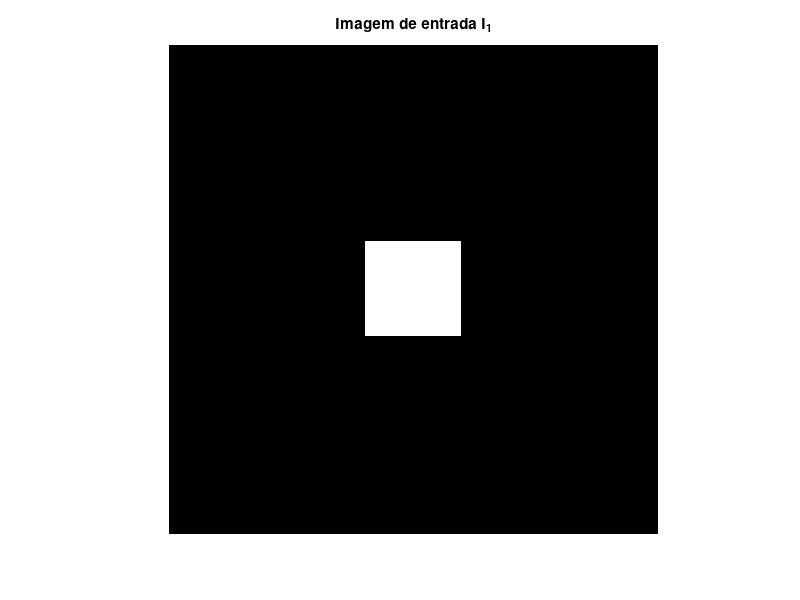
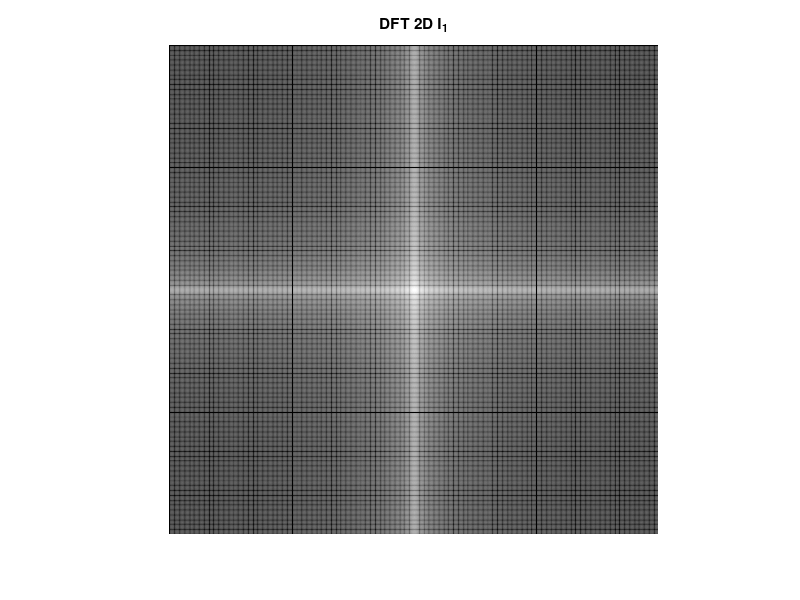
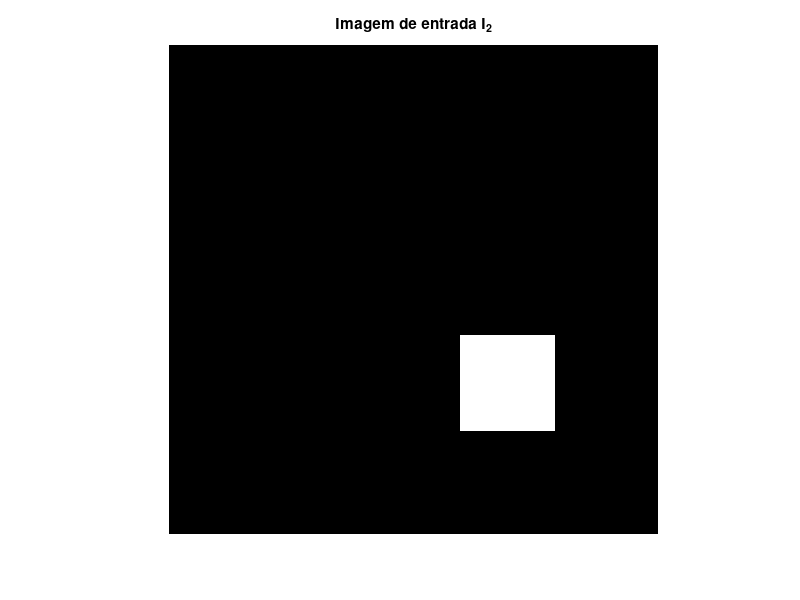
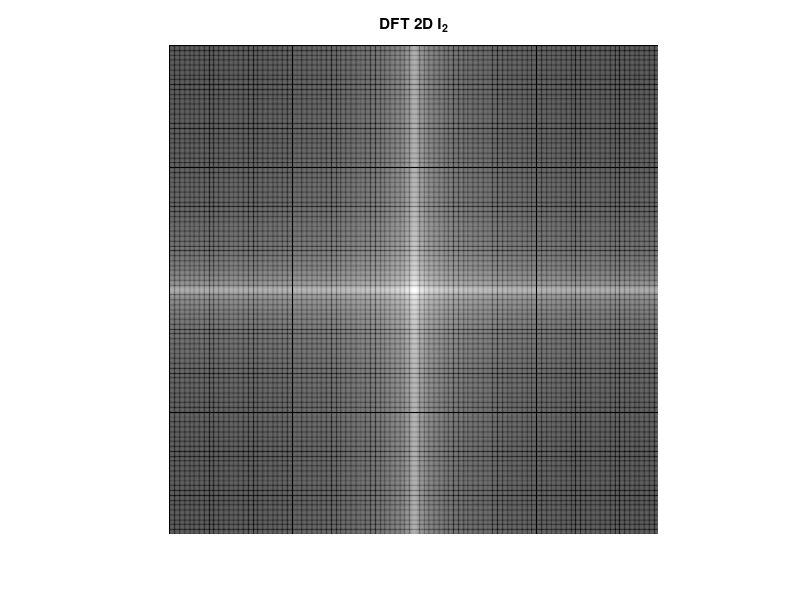

Reproduce these figures in MATLAB, in order.
%% Atividade 06

clear all; close all; clc

% Ex - 02

image1 = zeros(512,512);
image1(206:305,206:305) = 255;
imag_1 = image1;
%figure
%imshow(imag_1), title('Centro');

image2 = zeros(512,512);
image2(305:404,305:404) = 255;
imag_2 = image2;
%figure
%imshow(imag_2), title('Rotação');

image3 = zeros(512,512);
image3(206:306,351:450) = 255;
imag_3 = image3;
%figure
%imshow(imag_3), title('Translação');

I_1 = double(imag_1);
I_2 = double(imag_2);
I_3 = double(imag_3);

% DFT 2D I_1
dft_I_1 = fft2(I_1);
% Reposicionamento (shifiting)
dfts_I_1 = fftshift(dft_I_1);
% Magnitude
dftsm_I_1 = abs(dfts_I_1);
% Visualização
dftsm_I_1 = mat2gray(log(1+dftsm_I_1));

figure
imshow(I_1)
title('Imagem de entrada I_1')
figure
imshow(dftsm_I_1)
title('DFT 2D I_1')

% DFT 2D I_2
dft_I_2 = fft2(I_2);
dfts_I_2 = fftshift(dft_I_2);
dftsm_I_2 = abs(dfts_I_2);
dftsm_I_2 = mat2gray(log(1+dftsm_I_2));

figure
imshow(I_2)
title('Imagem de entrada I_2')
figure
imshow(dftsm_I_2)
title('DFT 2D I_2')

% DFT 2D I_3
dft_I_3 = fft2(I_3);
dfts_I_3 = fftshift(dft_I_3);
dftsm_I_3 = abs(dfts_I_3);
dftsm_I_3 = mat2gray(log(1+dftsm_I_3));

figure
imshow(I_3)
title('Imagem de entrada I_3')
figure
imshow(dftsm_I_3)
title('DFT 2D I_3')


